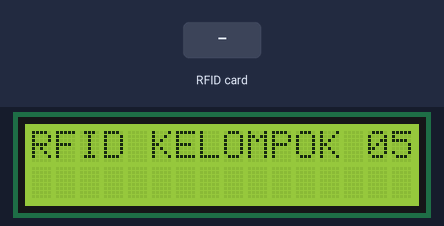
This sketch was run on a simulated ESP8266 (NodeMCU). Parts: 16×2 character LCD. Inputs (shaded band) come from the test bench. What the sketch prints to the serial monitor is not drawn.

Above: at 3.3 s.
3.4 s: RFID card AB F9 7C D0 held to the reader
At 4.6 s:
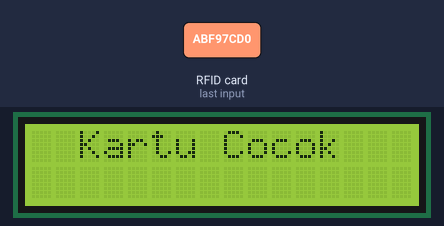
4.9 s: RFID card 5E 7A 19 C4 held to the reader
At 5.7 s:
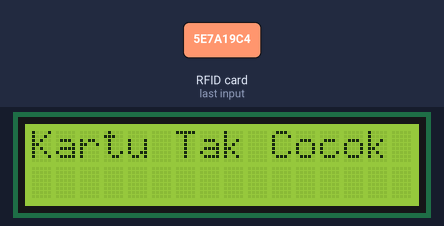
6.4 s: RFID card 1A 19 F6 72 held to the reader
At 6.7 s:
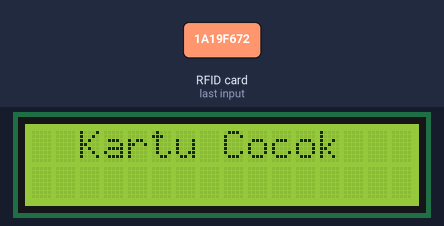
Timing chart, 0 to 9.4 s (numbered marks = the images above; inputs shaded):
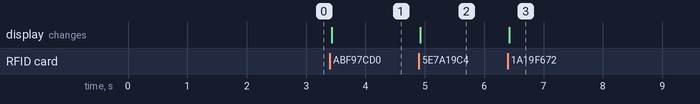

Measured:
- after the input at 3.4 s, the display: changes at once (image 1)
- after the input at 4.9 s, the display: changes at once (image 2)
- after the input at 6.4 s, the display: changes at once (image 3)

The sketch:

RFID_final.ino
```cpp
#include <SPI.h>
#include <MFRC522.h>
#include "LCDIC2.h"

#define RST_PIN D3
#define SDA_PIN D4

LCDIC2 lcd(0x27, 16, 2);
MFRC522 mfrc522(SDA_PIN, RST_PIN);

void setup() {
  Serial.begin(9600);
  SPI.begin();
  mfrc522.PCD_Init();
  Serial.println("Put your card to the reader...");
  lcd.begin();

    lcd.setCursor(0, 0);
    lcd.print("RFID KELOMPOK 05");
    delay(2000);

}

void loop() {
  if(!mfrc522.PICC_IsNewCardPresent()){
    return;
  }

  if(!mfrc522.PICC_ReadCardSerial()){
    return;
  }

  Serial.print("UID tag :");
  String content = "";
  byte letter;

  for(byte i = 0; i < mfrc522.uid.size; i++){
    Serial.print(mfrc522.uid.uidByte[i] < 0x10 ? " 0" : " ");
    Serial.print(mfrc522.uid.uidByte[i], HEX);
    content.concat(String(mfrc522.uid.uidByte[i] < 0x10 ? " 0" : " "));
    content.concat(String(mfrc522.uid.uidByte[i], HEX));
  }

  Serial.println();
  Serial.print("Pesan : ");
  content.toUpperCase();

  if(content.substring(1) == "AB F9 7C D0"){
    Serial.println("Kartu cocok");
    lcd.setCursor(0, 0);
    lcd.print("  Kartu Cocok   ");
    Serial.println();
    delay(1000);
  }

  else if(content.substring(1) == "1A 19 F6 72"){
    Serial.println("Kartu cocok     ");
    lcd.setCursor(0, 0);
    lcd.print("  Kartu Cocok   ");
    Serial.println();
    delay(1000);
  }

  else{
    Serial.println("Kartu Tidak cocok");
    lcd.setCursor(0, 0);
    lcd.print("Kartu Tak Cocok ");
    delay(1000);
  }

}
```
